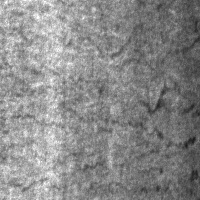
#> input picture dataset/defective parts/crazing_10.jpg, 200 x 200 px
$ python defect_detector.py --image '../dataset/defective parts/crazing_10.jpg'   (older library calls are emulated)
#> lines starting #> are read from the running program, lines starting #| are printed output that depends on the picture
"""
Simple Defect Detection using OpenCV
- Reads an image from dataset
- Converts to grayscale
- Applies Laplacian filter to highlight edges/defects
- Displays original and processed images side by side
"""

import cv2
import os
import argparse

def detect_defect(image_path):
    # Read the image
    img = cv2.imread(image_path)
#> img is the input picture: shape (200, 200, 3); min 24, max 255, mean 137
    if img is None:
        print(f"Error: Could not load image from {image_path}")
        return

    # Convert to grayscale
    gray = cv2.cvtColor(img, cv2.COLOR_BGR2GRAY)

    # Apply Laplacian filter to detect edges (potential defects)
    laplacian = cv2.Laplacian(gray, cv2.CV_64F)
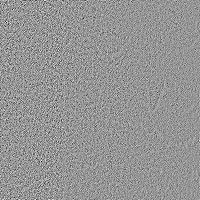
#> laplacian: shape (200, 200) float64; min -242, max 171, mean 0; drawn with min black and max white
    laplacian = cv2.convertScaleAbs(laplacian)
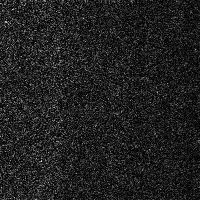
#> laplacian: shape (200, 200); min 0, max 242, mean 32.5

    # Display images
    cv2.imshow("Original Image", img)
    cv2.imshow("Defect Highlight (Laplacian)", laplacian)
    print(f"Showing image: {os.path.basename(image_path)}")
    print("Press any key to close...")
    cv2.waitKey(0)
    cv2.destroyAllWindows()

if __name__ == "__main__":
    parser = argparse.ArgumentParser(description="Simple defect detector using OpenCV")
    parser.add_argument("--image", type=str, required=True, help="Path to input image")
    args = parser.parse_args()

    detect_defect(args.image)

$ run again, on dataset/defective parts/crazing_12.jpg
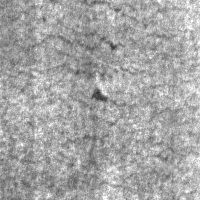
#> input picture dataset/defective parts/crazing_12.jpg, 200 x 200 px
#> in detect_defect, img is the input picture: shape (200, 200, 3); min 52, max 255, mean 165.2
#> in detect_defect, `laplacian = cv2.Laplacian(gray, cv2.CV_64F)`:
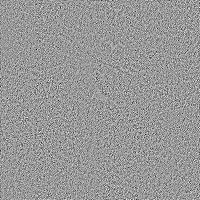
#> laplacian: shape (200, 200) float64; min -265, max 178, mean -0.1; drawn with min black and max white
#> in detect_defect, `laplacian = cv2.convertScaleAbs(laplacian)`:
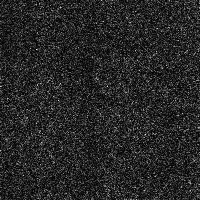
#> laplacian: shape (200, 200); min 0, max 255, mean 39

$ run again, on dataset/defective parts/crazing_13.jpg
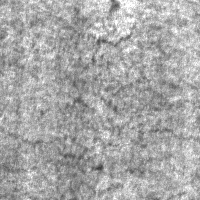
#> input picture dataset/defective parts/crazing_13.jpg, 200 x 200 px
#> in detect_defect, img is the input picture: shape (200, 200, 3); min 60, max 255, mean 167.7
#> in detect_defect, `laplacian = cv2.Laplacian(gray, cv2.CV_64F)`:
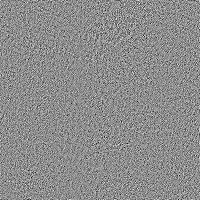
#> laplacian: shape (200, 200) float64; min -237, max 191, mean 0; drawn with min black and max white
#> in detect_defect, `laplacian = cv2.convertScaleAbs(laplacian)`:
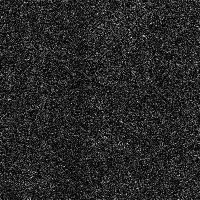
#> laplacian: shape (200, 200); min 0, max 237, mean 39.5

$ run again, on dataset/defective parts/crazing_14.jpg
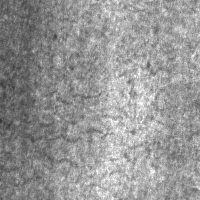
#> input picture dataset/defective parts/crazing_14.jpg, 200 x 200 px
#> in detect_defect, img is the input picture: shape (200, 200, 3); min 53, max 255, mean 149.9
#> in detect_defect, `laplacian = cv2.Laplacian(gray, cv2.CV_64F)`:
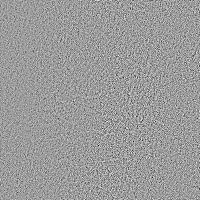
#> laplacian: shape (200, 200) float64; min -273, max 174, mean 0; drawn with min black and max white
#> in detect_defect, `laplacian = cv2.convertScaleAbs(laplacian)`:
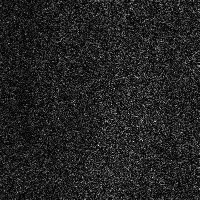
#> laplacian: shape (200, 200); min 0, max 255, mean 35.5
